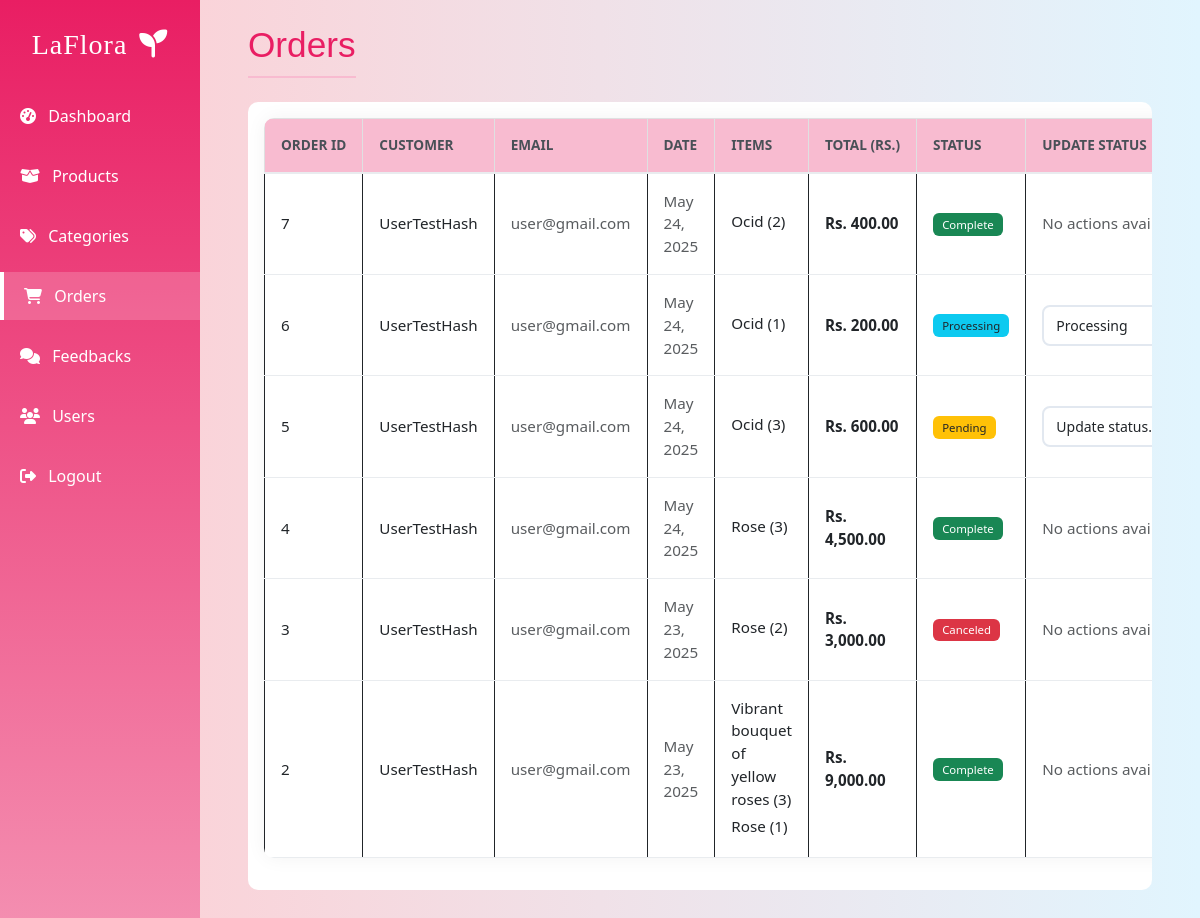
/views/admin/orders.php (signed in), run on the app's committed database.
### tables this page shows
CREATE TABLE `orders` (
  `order_id` int(11) NOT NULL,
  `user_id` int(11) DEFAULT NULL,
  `order_date` datetime NOT NULL DEFAULT current_timestamp(),
  `total_amount` decimal(10,2) DEFAULT NULL,
  `status` enum('pending','processing','shipped','complete','canceled') NOT NULL DEFAULT 'pending',
  `payment_method` enum('cod','pickup','','') NOT NULL,
  `phone` varchar(20) DEFAULT NULL,
  `shipping_address` text DEFAULT NULL
);

CREATE TABLE `users` (
  `id` int(11) NOT NULL,
  `name` varchar(100) NOT NULL,
  `email` varchar(100) NOT NULL,
  `password` varchar(100) NOT NULL,
  `created_at` timestamp NOT NULL DEFAULT current_timestamp(),
  `role` varchar(100) NOT NULL DEFAULT 'user'
);

### views/admin/orders.php (the view, shortened to what this page needs)
<?php
    include '../../config/db.php';
    $stmt = $conn->prepare('
        SELECT o.*, u.name as customer_name, u.email,
               GROUP_CONCAT(CONCAT(p.name, " (", oi.quantity, ")") SEPARATOR ", ") as product_names
        FROM orders o
        LEFT JOIN users u ON o.user_id = u.id
        LEFT JOIN order_items oi ON o.order_id = oi.order_id
        LEFT JOIN products p ON oi.product_id = p.id
        GROUP BY o.order_id
        ORDER BY o.order_date DESC
    ');
    $stmt->execute();
    $orders = $stmt->fetchAll(PDO::FETCH_ASSOC);
?>
<!DOCTYPE html>
<html lang="en">
<head>
    <link href="https://cdnjs.cloudflare.com/ajax/libs/bootstrap/5.3.0/css/bootstrap.min.css" rel="stylesheet">
    <link href="https://cdnjs.cloudflare.com/ajax/libs/font-awesome/6.4.0/css/all.min.css" rel="stylesheet">
    <link rel="stylesheet" href="./public/css/main.css">
    <link href="https://cdn.jsdelivr.net/npm/sweetalert2@11/dist/sweetalert2.min.css" rel="stylesheet">
</head>
<body>
    <div class="container-fluid min-vh-100 admin-bg">
        <div class="row h-100">
            <?php include_once('./includes/admin_nav.php'); ?>
            <main class="col-md-9 col-lg-10 ms-sm-auto px-md-5 py-4">
                <div class="d-flex justify-content-between align-items-center mb-4">
                    <h1 class="admin-title mb-0">Orders</h1>
                </div>
                <div class="table-responsive">
                    <table class="table table-bordered table-hover align-middle bg-white order-table">
                        <thead class="table-light">
                            <tr>
                                <th>Order ID</th>
                                <th>Customer</th>
                                <th>Email</th>
                                <th>Date</th>
                                <th>Items</th>
                                <th>Total (Rs.)</th>
                                <th>Status</th>
                                <th>Update Status</th>
                            </tr>
                        </thead>
                        <tbody>
                            <?php if (empty($orders)): ?>
                                <tr>
                                    <td colspan="9" class="text-center">No orders found</td>
                                </tr>
                            <?php else: ?>
                                <?php foreach ($orders as $order): ?>
                                    <tr>
                                        <td><?php echo $order['order_id']; ?></td>                                        <td class="customer-name"><?php echo htmlspecialchars($order['customer_name']); ?></td>
                                        <td><span class="text-muted"><?php echo htmlspecialchars($order['email']); ?></span></td>
                                        <td><span class="text-muted"><?php echo date('M j, Y', strtotime($order['order_date'])); ?></span></td>
                                        <td class="items-column">
                                            <?php
                                            $products = explode(', ', $order['product_names']);
                                            foreach ($products as $product) {
                                                echo '<div class="mb-1">' . htmlspecialchars($product) . '</div>';
                                            }
                                            ?>
                                        </td>
                                        <td><strong>Rs. <?php echo number_format($order['total_amount'], 2); ?></strong></td>
                                        <td>
                                            <?php
                                                $status_class = match($order['status']) {
                                                    'pending' => 'bg-warning text-dark',
                                                    'processing' => 'bg-info text-dark',
                                                    'shipped' => 'bg-primary',
                                                    'complete', 'delivered' => 'bg-success',
                                                    'canceled', 'cancelled' => 'bg-danger',
                                                    default => 'bg-secondary'
                                                };
                                                $status_text = ucfirst($order['status']);
                                            ?>
                                            <span class="badge <?php echo $status_class; ?>"><?php echo $status_text; ?></span>
                                        </td>
                                        <td>
                                            <?php if (!in_array($order['status'], ['complete', 'canceled'])): ?>
                                            <form method="POST" class="status-update-form" data-order-id="<?php echo $order['order_id']; ?>">
                                                <select name="update_status" class="form-select form-select-sm status-select">
                                                    <option value="">Update status...</option>
                                                    <option value="processing" <?php echo $order['status'] === 'processing' ? 'selected' : ''; ?>>Processing</option>
                                                </select>
                                            </form>
                                            <?php else: ?>
                                                <span class="text-muted">No actions available</span>
                                            <?php endif; ?>
                                        </td>
                                    </tr>
                                <?php endforeach; ?>
                            <?php endif; ?>
                        </tbody>
                    </table>
                </div>
            </main>
        </div>
    </div>
</body>
</html>

### views/admin/includes/admin_nav.php (shortened to what this page needs)
<?php
$current = basename($_SERVER['PHP_SELF']);
?>
<nav class="col-md-3 col-lg-2 d-md-block admin-sidebar sidebar p-0">
                <div class="position-sticky d-flex flex-column align-items-center py-4">
                    <a class="navbar-brand mb-4 admin-brand" href="../../index.php">
                        LaFlora <i class="fa-solid fa-seedling ms-1"></i>
                    </a>
                    <ul class="nav flex-column w-100">
                        <li class="nav-item mb-2">
                            <a class="nav-link admin-nav-link<?php if($current=='dashboard.php') echo ' active'; ?>" href="./dashboard.php"><i class="fas fa-tachometer-alt nav-icon me-2"></i> Dashboard</a>
                        </li>
                        <li class="nav-item mb-2">
                            <a class="nav-link admin-nav-link<?php if($current=='products.php') echo ' active'; ?>" href="./products.php"><i class="fas fa-box-open nav-icon me-2"></i> Products</a>
                        </li>
                        <li class="nav-item mb-2">
                            <a class="nav-link admin-nav-link<?php if($current=='categories.php') echo ' active'; ?>" href="./categories.php"><i class="fas fa-tags nav-icon me-2"></i> Categories</a>
                        </li>
                        <li class="nav-item mb-2">
                            <a class="nav-link admin-nav-link<?php if($current=='orders.php') echo ' active'; ?>" href="./orders.php"><i class="fas fa-shopping-cart nav-icon me-2"></i> Orders</a>
                        </li>
                        <li class="nav-item mb-2">
                            <a class="nav-link admin-nav-link<?php if($current=='feedbacks.php') echo ' active'; ?>" href="./feedbacks.php"><i class="fas fa-comments nav-icon me-2"></i> Feedbacks</a>
                        </li>
                        <li class="nav-item mb-2">
                            <a class="nav-link admin-nav-link<?php if($current=='users.php') echo ' active'; ?>" href="./users.php"><i class="fas fa-users nav-icon me-2"></i> Users</a>
                        </li>
                       <form action="../../controller/user_logout_process.php" method="post">
                                <li class="nav-item mb-2">
                                    <button type="submit" class="nav-link admin-nav-link"><i class="fas fa-sign-out-alt nav-icon me-2"></i> Logout</button>
                                </li>
                            </form>
                    </ul>
                </div>
            </nav>

### views/admin/public/css/main.css (style rules this page uses)
.admin-bg { background: linear-gradient(to right, #ffcdd2, #e1f5fe); min-height: 100vh; }
.admin-sidebar { background: linear-gradient(to bottom, #e91e63, #f48fb1) !important; color: #fff; min-height: 100vh; padding-top: 30px; padding-bottom: 30px; }
.admin-brand { font-family: 'Brush Script MT', cursive; font-size: 28px; text-align: center; margin-bottom: 20px; color: #fff !important; letter-spacing: 1px; }
.admin-nav-link { color: #fff !important; border-radius: 0; padding: 12px 20px; margin: 2px 0; transition: all 0.3s; font-weight: 500; }
.admin-nav-link.active, .admin-nav-link:focus, .admin-nav-link:hover { background-color: rgba(255,255,255,0.18) !important; border-left: 4px solid #fff; color: #fff !important; }
.admin-title { color: #e91e63; font-size: 2.2rem; font-family: 'Arial', sans-serif; margin-bottom: 25px; padding-bottom: 10px; border-bottom: 2px solid #f8bbd0; }
.order-table th, .order-table td { vertical-align: middle; font-size: 1.08rem; }
.order-table th { color: #e91e63; font-weight: 600; background: #f8bbd0 !important; border-bottom: 2px solid #f8bbd0; }

### views/admin/orders.php (style rules this page uses)
.status-select { border: 2px solid #e2e8f0; border-radius: 8px; padding: 6px 12px; font-size: 0.875rem; background-color: #fff; transition: all 0.3s ease; width: auto; min-width: 160px; }
.badge { font-weight: 500; padding: 0.5em 0.8em; border-radius: 6px; }
.order-table { border-radius: 10px; overflow: hidden; box-shadow: 0 0 20px rgba(0, 0, 0, 0.05); border: none; }
.order-table thead { background-color: #f8f9fa; }
.order-table th { font-weight: 600; text-transform: uppercase; font-size: 0.85rem; padding: 1rem; color: #495057; border-bottom: 2px solid #e9ecef; white-space: nowrap; }
.order-table td { vertical-align: middle; padding: 1rem; border-bottom: 1px solid #e9ecef; font-size: 0.95rem; }
.order-table .items-column { max-width: 300px; line-height: 1.5; }
.order-table .form-select { padding-top: 0.5rem; padding-bottom: 0.5rem; }
.form-select { cursor: pointer; }
.table-responsive { border-radius: 10px; background: white; padding: 1rem; margin: 1rem 0; }
.order-table tbody tr:nth-child(even) { background-color: #fcfcfc; }
.customer-name { font-weight: 500; color: #2c3e50; }

### data on the page
orders: order_id "7", user.name "UserTestHash", user.email "user@gmail.com", order_date "May 24, 2025", product "Ocid (2)", total_amount "400.00", status "Complete", shows "No actions…"
orders: order_id "6", user.name "UserTestHash", user.email "user@gmail.com", order_date "May 24, 2025", product "Ocid (1)", total_amount "200.00", status "Processing", update_status "Processing"
orders: order_id "5", user.name "UserTestHash", user.email "user@gmail.com", order_date "May 24, 2025", product "Ocid (3)", total_amount "600.00", status "Pending"
orders: order_id "4", user.name "UserTestHash", user.email "user@gmail.com", order_date "May 24, 2025", product "Rose (3)", total_amount "4,500.00", status "Complete", shows "No actions…"
orders: order_id "3", user.name "UserTestHash", user.email "user@gmail.com", order_date "May 23, 2025", product "Rose (2)", total_amount "3,000.00", status "Canceled", shows "No actions…"
orders: order_id "2", user.name "UserTestHash", user.email "user@gmail.com", order_date "May 23, 2025", product "Vibrant bouquet of yellow roses (3)", product "Rose (1)", total_amount "9,000.00", status "Complete", shows "No actions…"
